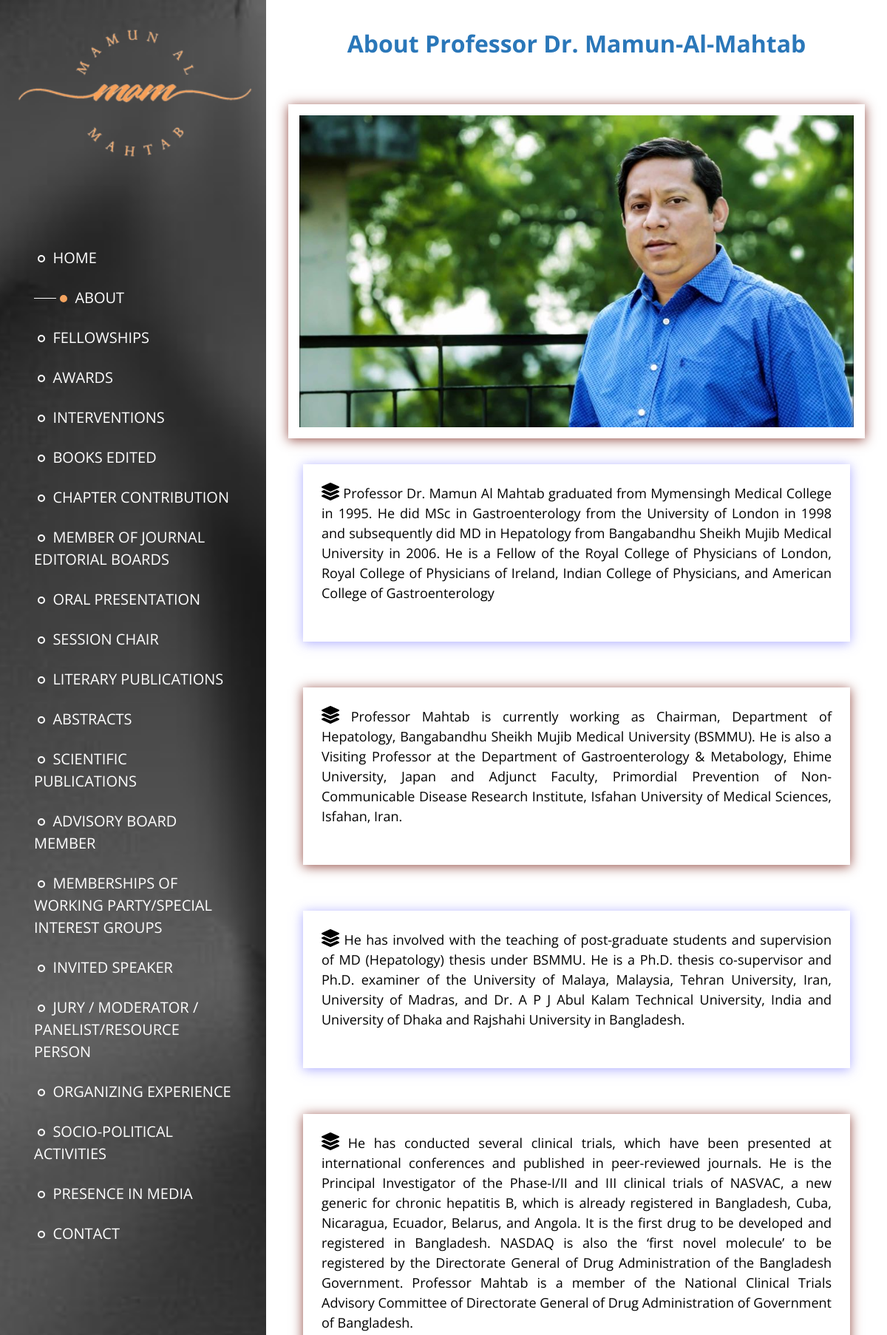
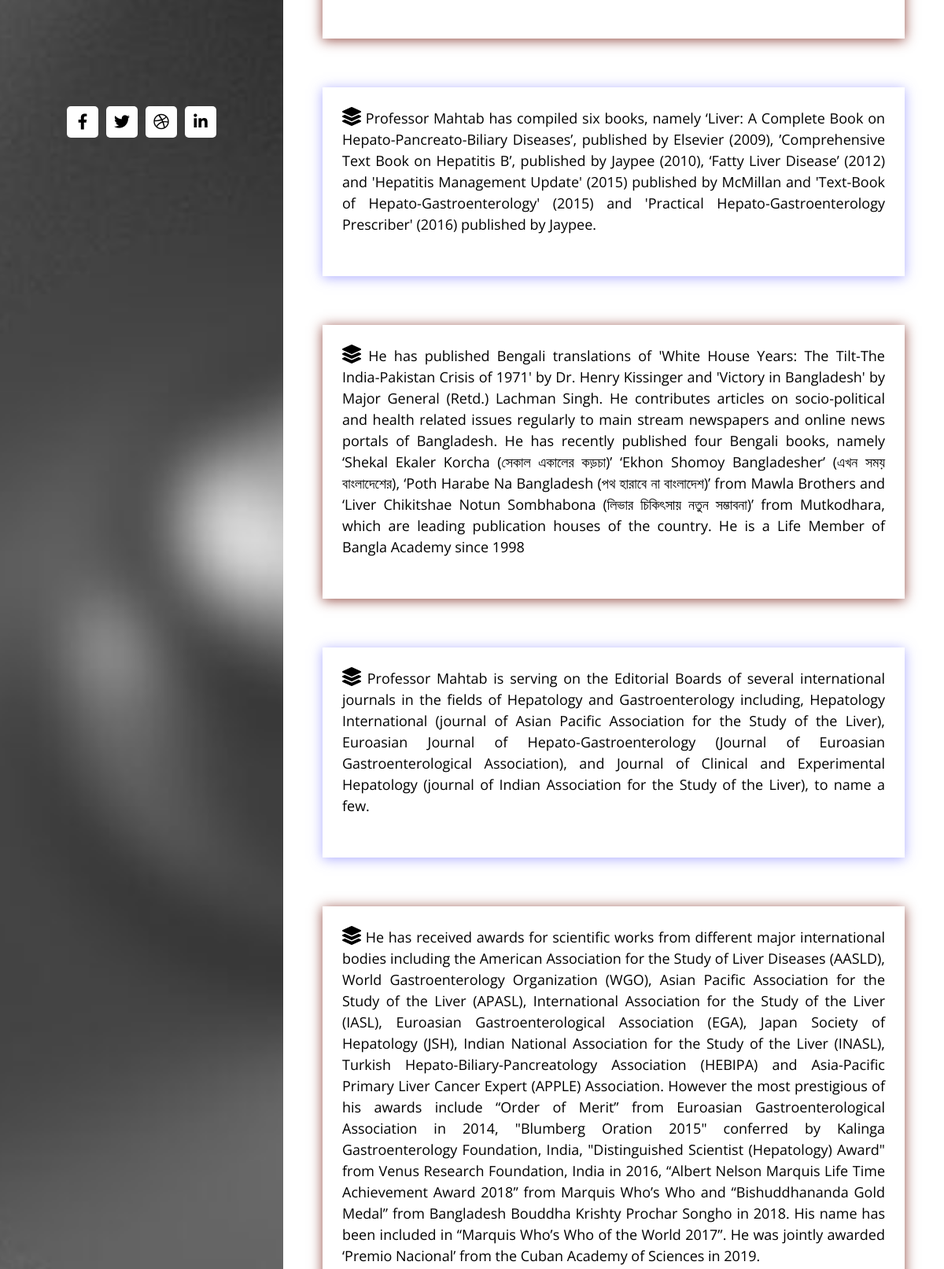
Page /about.php (upper part) on the committed database (2 pictures, top to bottom).
### tables this page shows
CREATE TABLE `about` (
  `about_id` int(11) NOT NULL,
  `admin_id` int(11) DEFAULT NULL,
  `paragraph` longtext
);

### about.php (the view, shortened to what this page needs)
<!DOCTYPE html>
    <html lang="en">
    <head>
        <link rel="stylesheet" href="css/all.min.css" />
        <link rel="stylesheet" href="css/bootstrap.min.css" />
        <link rel="stylesheet" href="slick/slick.css" />
        <link rel="stylesheet" href="slick/slick-theme.css" />
        <link rel="stylesheet" href="css/magnific-popup.css">
        <link rel="stylesheet" href="css/templatemo-dream-pulse.css" />
        <link rel="stylesheet" href="css/action_view.css">
        <link rel="stylesheet" href="css/action_response.css">
    </head>
    <body>
        <main class="container-fluid">
            <div class="row">
                <nav id="tmSidebar" class="tm-bg-black-transparent tm-sidebar">
                    <div class="tm-sidebar-sticky">
                        <div class="tm-brand-box">
                            <img src="img/rez_logo.png" alt="logo" class="menu-img">
                        </div>
                        <ul id="tmMainNav" class="nav flex-column text-uppercase text-right tm-main-nav">
                            <li class="nav-item">
                                <a href="javascript:void(0);"
                                 onclick="window.location.href='index.php'" class="nav-link">
                                    <span class="circle"></span>
                                    Home
                                </a>
                            </li>
                            <li class="nav-item">
                                <a href="javascript:void(0);"
                                onclick="window.location.href='about.php'"
                                class="nav-link magic">
                                    <span class="rect"></span>
                                    <span class="circle"></span>
                                    About
                                </a>
                            </li>
                            <li class="nav-item">
                                <a href="javascript:void(0);"
                                onclick="window.location.href='fellow.php'" class="nav-link">
                                    <span class="circle"></span>
                                    Fellowships
                                </a>
                            </li>
                            <li class="nav-item">
                                <a href="javascript:void(0);"
                                onclick="window.location.href='award_menu.php'" class="nav-link">
                                    <span class="circle"></span>
                                    Awards
                                </a>
                            </li>
                            <li class="nav-item">
                                <a href="javascript:void(0);"
                                onclick="window.location.href='intervention.php'" class="nav-link">
                                    <span class="circle"></span>
                                    Interventions
                                </a>
                            </li>
                            <li class="nav-item">
                                <a href="javascript:void(0);"
                                onclick="window.location.href='book_edited.php'" class="nav-link">
                                    <span class="circle"></span>
                                    Books Edited
                                </a>
                            </li>
                            <li class="nav-item">
                                <a href="javascript:void(0);"
                                 onclick="window.location.href='chapter.php'" class="nav-link">
                                    <span class="circle"></span>
                                    Chapter contribution
                                </a>
                            </li>
                            <li class="nav-item">
                                <a href="javascript:void(0);"
                                onclick="window.location.href='journal_menu.php'" class="nav-link">
                                    <span class="circle"></span>
                                    Member of Journal Editorial Boards
                                </a>
                            </li>
                            <li class="nav-item">
                                <a href="javascript:void(0);"
                                onclick="window.location.href='oral_menu.php'" class="nav-link">
                                    <span class="circle"></span>
                                    Oral Presentation
                                </a>
                            </li>
                            <li class="nav-item">
                                <a href="javascript:void(0);"
                                onclick="window.location.href='session_menu.php'" class="nav-link">
                                    <span class="circle"></span>
                                    Session Chair
                                </a>
                            </li>
                            <li class="nav-item">
                                <a href="javascript:void(0);"
                                onclick="window.location.href='literary.php'" class="nav-link">
                                    <span class="circle"></span>
                                    Literary Publications
                                </a>
                            </li>
                            <li class="nav-item">
                                <a href="javascript:void(0);"
                                onclick="window.location.href='abstract_menu.php'" class="nav-link">
                                    <span class="circle"></span>
                                    Abstracts
                                </a>
                            </li>
                            <li class="nav-item">
                                <a href="javascript:void(0);"
                                onclick="window.location.href='scientific_menu.php'" class="nav-link">
                                    <span class="circle"></span>
                                    Scientific Publications
                                </a>
                            </li>
                            <li class="nav-item">
                                <a href="javascript:void(0);"
                                 onclick="window.location.href='advisory.php'" class="nav-link">
                                    <span class="circle"></span>
                                    Advisory Board Member
                                </a>
                            </li>
                            <li class="nav-item">
                                <a href="javascript:void(0);"
                                onclick="window.location.href='working_party.php'" class="nav-link">
                                    <span class="circle"></span>
                                    Memberships of Working Party/Special Interest Groups
                                </a>
                            </li>
                            <li class="nav-item">
                                <a href="javascript:void(0);"
                                onclick="window.location.href='invited_menu.php'"
                                 class="nav-link">
                                    <span class="circle"></span>
                                    Invited Speaker
                                </a>
                            </li>
                            <li class="nav-item">
                                <a href="javascript:void(0);"
                                onclick="window.location.href='jury_menu.php'" class="nav-link">
                                    <span class="circle"></span>
                                    Jury / Moderator / Panelist/Resource Person
                                </a>
                            </li>
                            <li class="nav-item">
                                <a href="javascript:void(0);"
                                onclick="window.location.href='organization_menu.php'" class="nav-link">
                                    <span class="circle"></span>
                                    Organizing Experience
                                </a>
                            </li>
                            <li class="nav-item">
                                <a href="javascript:void(0);"
                                onclick="window.location.href='socio_political.php'" class="nav-link">
                                    <span class="circle"></span>
                                    Socio-Political Activities
                                </a>
                            </li>
                            <li class="nav-item">
                                <a href="javascript:void(0);"
                                onclick="window.location.href='media.php'" class="nav-link">
                                    <span class="circle"></span>
                                    Presence in Media
                                </a>
                            </li>
                            <li class="nav-item">
                                <a href="javascript:void(0);"
                                onclick="window.location.href='contact.php'"
                                class="nav-link">
                                    <span class="circle"></span>
                                    Contact
                                </a>
                            </li>
                        </ul>
                        <ul class="nav flex-row tm-social-links">
                            <li class="nav-item">
                                <a href="https://facebook.com" class="nav-link tm-social-link">
                                    <i class="fab fa-facebook-f"></i>
                                </a>
                            </li>
                            <li class="nav-item">
                                <a href="https://twitter.com" class="nav-link tm-social-link">
                                    <i class="fab fa-twitter"></i>
                                </a>
                            </li>
                            <li class="nav-item">
                                <a href="https://dribbble.com" class="nav-link tm-social-link">
                                    <i class="fab fa-dribbble"></i>
                                </a>
                            </li>
                            <li class="nav-item">
                                <a href="https://linkedin.com" class="nav-link tm-social-link">
                                    <i class="fab fa-linkedin-in"></i>
                                </a>
                            </li>
                        </ul>
                    </div>
                </nav>
                <main role="main" class="ml-sm-12 col-12">
                    <div class="tm-section-wrap bg-white">
                       <h2 class="about_heading">About Professor Dr. Mamun-Al-Mahtab</h2>
                       <div class="tm-section-half-about-view">
                            <div class="img">
                                <img src="img/about_me.jpg" alt="about_me" class="img-fluid">
                            </div>
                            <ul class="about_ul">
                                <?php
                                    require_once "admin/pdo.php";
                                    $stmt = $pdo->query("SELECT * FROM about");
                                    $rows = $stmt->fetchAll(PDO::FETCH_BOTH);
                                    $results_per_page = 10;
                                    if (!isset($_GET['page'])) {
                                        $page = 1;
                                    } else {
                                       $page = $_GET['page'];
                                    }
                                     $this_page_first_result = ($page - 1) * $results_per_page;
                                    $stmt = 'SELECT * FROM about LIMIT ' . $this_page_first_result . ',' .  $results_per_page;
                                    $pdostmt = $pdo->query($stmt);
                                    $rows = $pdostmt->fetchAll(PDO::FETCH_BOTH);
                                    $row_counter = 0;
                                    foreach ($rows as $row) {
                                        $row_counter = $row_counter + 1;
                                        if ($row_counter % 2 == 0) {
                                            echo '<li class="about_li">';
                                            echo "<div class='para_div'  style='box-shadow: 0px 2px 15px rgba(121, 32, 22, 0.8); padding: 25px;'>";
                                            echo "<i style='font-size:24px' class='fas'>&#xf5fd;</i>"."\t".htmlentities($row['paragraph']);
                                            echo '<br>';
                                            echo '<br>';
                                            echo '</div>';
                                            echo '</li><br>';
                                        } else {
                                           echo '<li class="about_li">';
                                           echo "<div class='para_div'  style='box-shadow: 0px 2px 15px rgba(153, 153, 255, 0.8); padding: 25px;'>";
                                           echo "<i style='font-size:24px' class='fas'>&#xf5fd;</i>"."\t". htmlentities($row['paragraph']);
                                           echo '<br>';
                                           echo '<br>';
                                           echo '</div>';
                                           echo '</li><br>';
                                        }
                                    }
                                ?>
                            </ul>
                            <br>
                        <br>
                        <br>
                    <br>
                    <br>
                        </div>
                    </div>
                </main>
            </div>
    </body>
    </html>

### rows in the picture
about: paragraph "Professor Dr. Mamun Al Mahtab graduated from Mymensingh Medical College in 1995. He did MSc in Gastroenterology from the University of London in 1998 and subsequently did MD in Hepatology from Bangabandhu Sheikh Mujib Medical University in 2006. He is a Fellow of the Royal College of Physicians of London, Royal College of Physicians of Ireland, Indian College of Physicians, and American College of Gastroenterology"
about: paragraph "Professor Mahtab is currently working as Chairman, Department of Hepatology, Bangabandhu Sheikh Mujib Medical University (BSMMU). He is also a Visiting Professor at the Department of Gastroenterology & Metabology, Ehime University, Japan and Adjunct Faculty, Primordial Prevention of Non-Communicable Disease Research Institute, Isfahan University of Medical Sciences, Isfahan, Iran."
about: paragraph "He has involved with the teaching of post-graduate students and supervision of MD (Hepatology) thesis under BSMMU. He is a Ph.D. thesis co-supervisor and Ph.D. examiner of the University of Malaya, Malaysia, Tehran University, Iran, University of Madras, and Dr. A P J Abul Kalam Technical University, India and University of Dhaka and Rajshahi University in Bangladesh."
about: paragraph "He has conducted several clinical trials, which have been presented at international conferences and published in peer-reviewed journals. He is the Principal Investigator of the Phase-I/II and III clinical trials of NASVAC, a new generic for chronic hepatitis B, which is already registered in Bangladesh, Cuba, Nicaragua, Ecuador, Belarus, and Angola. It is the first drug to be developed and registered in Bangladesh. NASDAQ is also the ‘first novel molecule’ to be registered by the Directorate General of Drug Administration of the Bangladesh Government. Professor Mahtab is a member of the National Clinical Trials Advisory Committee of Directorate General of Drug Administration of Government…"
about: paragraph "Professor Mahtab has compiled six books, namely ‘Liver: A Complete Book on Hepato-Pancreato-Biliary Diseases’, published by Elsevier (2009), ’Comprehensive Text Book on Hepatitis B’, published by Jaypee (2010), ‘Fatty Liver Disease’ (2012) and 'Hepatitis Management Update' (2015) published by McMillan and 'Text-Book of Hepato-Gastroenterology' (2015) and 'Practical Hepato-Gastroenterology Prescriber' (2016) published by Jaypee."
about: paragraph "He has published Bengali translations of 'White House Years: The Tilt-The India-Pakistan Crisis of 1971' by Dr. Henry Kissinger and 'Victory in Bangladesh' by Major General (Retd.) Lachman Singh. He contributes articles on socio-political and health related issues regularly to main stream newspapers and online news portals of Bangladesh. He has recently published four Bengali books, namely ‘Shekal Ekaler Korcha (সেকাল একালের কড়চা)’ ‘Ekhon Shomoy Bangladesher’ (এখন সময় বাংলাদেশের), ‘Poth Harabe Na Bangladesh (পথ হারাবে না বাংলাদেশ)’ from Mawla Brothers and ‘Liver Chikitshae Notun Sombhabona (লিভার চিকিৎসায় নতুন সম্ভাবনা)’ from Mutkodhara, which are leading publication houses of the country.…"
about: paragraph "Professor Mahtab is serving on the Editorial Boards of several international journals in the fields of Hepatology and Gastroenterology including, Hepatology International (journal of Asian Pacific Association for the Study of the Liver), Euroasian Journal of Hepato-Gastroenterology (Journal of Euroasian Gastroenterological Association), and Journal of Clinical and Experimental Hepatology (journal of Indian Association for the Study of the Liver), to name a few."
about: paragraph "He has received awards for scientific works from different major international bodies including the American Association for the Study of Liver Diseases (AASLD), World Gastroenterology Organization (WGO), Asian Pacific Association for the Study of the Liver (APASL), International Association for the Study of the Liver (IASL), Euroasian Gastroenterological Association (EGA), Japan Society of Hepatology (JSH), Indian National Association for the Study of the Liver (INASL), Turkish Hepato-Biliary-Pancreatology Association (HEBIPA) and Asia-Pacific Primary Liver Cancer Expert (APPLE) Association. However the most prestigious of his awards include “Order of Merit” from Euroasian…"
